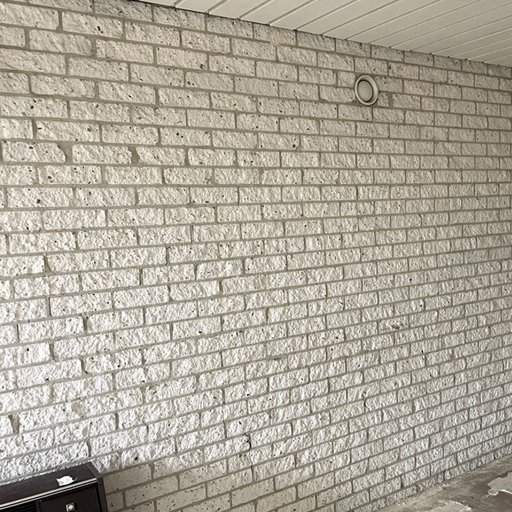
#> input picture Code/img.png, 512 x 512 px
$ python -i normal.py   (imports and definitions only)   (older library calls are emulated)
#> lines starting #> are read from the running program, lines starting #| are printed output that depends on the picture
#> further down, picture is the input picture: shape (512, 512, 3); mean B, G, R 154.8, 168.2, 174.3
import cv2
import numpy as np
import matplotlib.pyplot as plt

def High_Pass_Filter(img,radius = 100):
    # get the size
    rows, cols = img.shape
    # fft
    dft = np.fft.fft2(img)
    dft_shift = np.fft.fftshift(dft)

    # High Pass Filter
    crow, ccol = rows // 2, cols // 2
    mask = np.zeros((rows, cols), np.uint8)
    cv2.circle(mask, (ccol, crow), radius, 1, -1)

    # Apply the filter
    dft_shift_filtered = dft_shift * mask

    # IFFT
    f_ishift = np.fft.ifftshift(dft_shift_filtered)
    img_back = np.fft.ifft2(f_ishift)
    img_back = np.abs(img_back)
    return img_back

def generate_height_map(img):

    # transfer to gray
    gray = cv2.cvtColor(img, cv2.COLOR_BGR2GRAY)

    # map to 0 - 255
    height_map = cv2.normalize(gray, None, 0, 255, cv2.NORM_MINMAX)

    # 转为uint8
    height_map = height_map.astype(np.uint8)
    return height_map

def retinex_decomposition(img, sigma=15):
    """
    Retinex decomposition: img = R * S
    S: grandient for calculating normal map
    R: texture
    """
#> called with sigma = 15
    # 防止 log(0)
    img = img.astype(np.float32) / 255.0
    img[img <= 0] = 1e-4
#> img: shape (512, 512, 3) float32; mean of channels 0, 1, 2 0.607, 0.659, 0.683

    if img.shape[2] == 3:
        img = cv2.cvtColor(img, cv2.COLOR_BGR2GRAY)
#> img: shape (512, 512) float32

    # log(I)
    log_I = np.log(img)

    # log(S): 平滑版本
    log_S = cv2.GaussianBlur(log_I, (15,15), 5,5)

    # log(R) texture
    log_R = log_I - log_S

    # 回到原始域
    S = np.exp(log_S)
    R = np.exp(log_R)

    S = np.clip(S * 255.0, 0, 255).astype(np.uint8)
    S = cv2.equalizeHist(S)
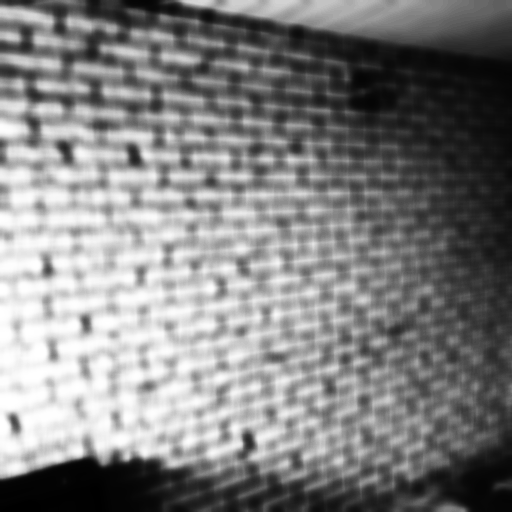
#> S: shape (512, 512); min 0, max 255, mean 129.2
    return S

def generate_normal_map(img, strength = 3.0):

#> called with strength = 3
    if img is None:
        raise ValueError("Cannot load image: ")

    img = img.astype(np.float32) / 255.0

    # get gradient
    sobel_x = cv2.Sobel(img, cv2.CV_32F, 1, 0, ksize=3)
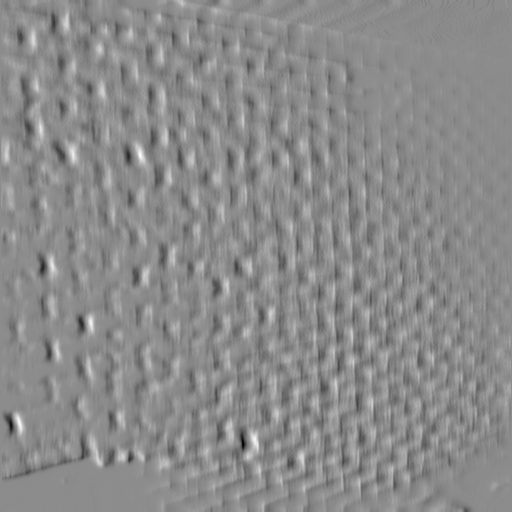
#> sobel_x: shape (512, 512) float32; min -1.35, max 1.11, mean -0.00934; drawn with min black and max white
    sobel_y = cv2.Sobel(img, cv2.CV_32F, 0, 1, ksize=3)
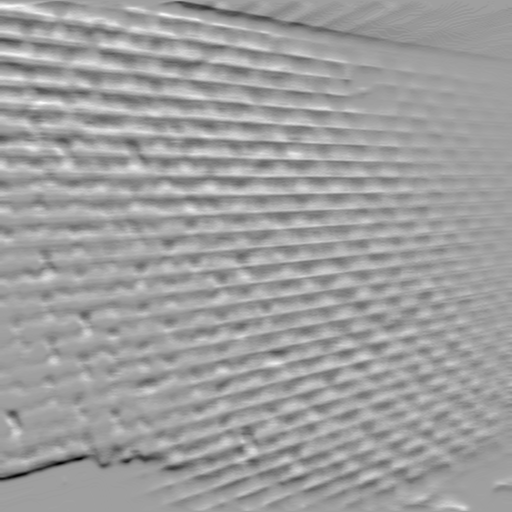
#> sobel_y: shape (512, 512) float32; min -1.56, max 0.933, mean -0.00585; drawn with min black and max white

    # apply strength
    sobel_x *= strength
    sobel_y *= strength

    normal_x = sobel_x
    normal_y = sobel_y
    normal_z = np.ones_like(img)
    normal_z = np.sqrt(np.clip(1.0 - normal_x**2 - normal_y**2, 0, 1))
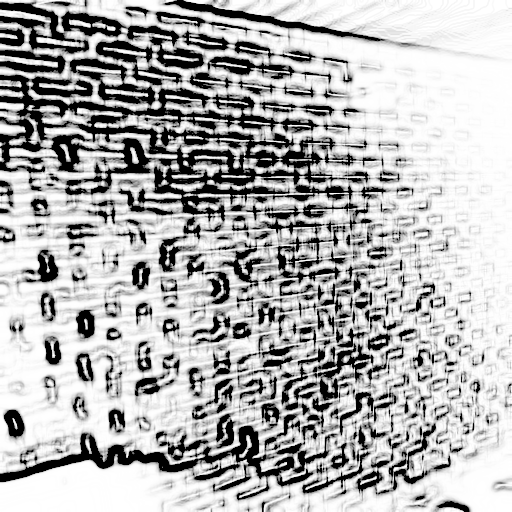
#> normal_z: shape (512, 512) float32; min 0, max 1, mean 0.699
    normals = np.stack((normal_x, normal_y, normal_z), axis=2)

    # normalize
    norms = np.linalg.norm(normals, axis=2, keepdims=True)
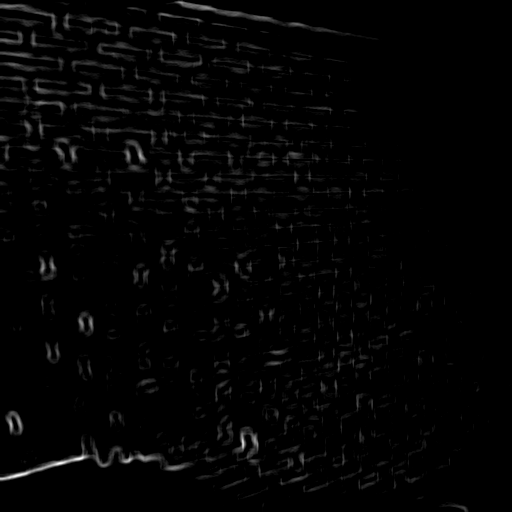
#> norms: shape (512, 512, 1) float32; min 1, max 4.77, mean 1.06; drawn with min black and max white
    normals /= norms
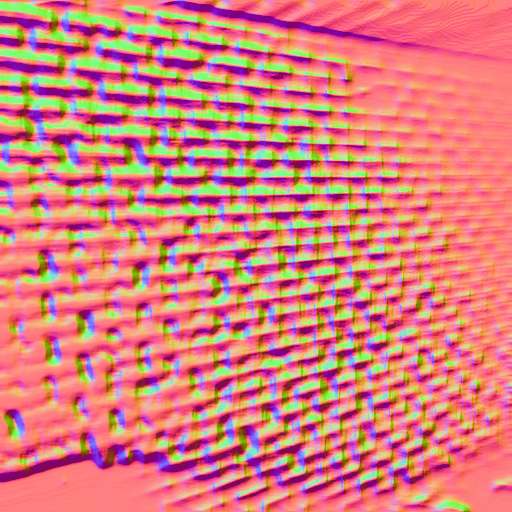
#> normals: shape (512, 512, 3) float32; mean of channels 0, 1, 2 -0.0249, -0.013, 0.699; drawn with min black and max white

    # map [-1,1] to [0,255]
    normals = (normals + 1.0) * 0.5 * 255.0
    normals = normals.astype(np.uint8)

    normal_map = cv2.merge((normals[:,:,2], normals[:,:,1], normals[:,:,0]))
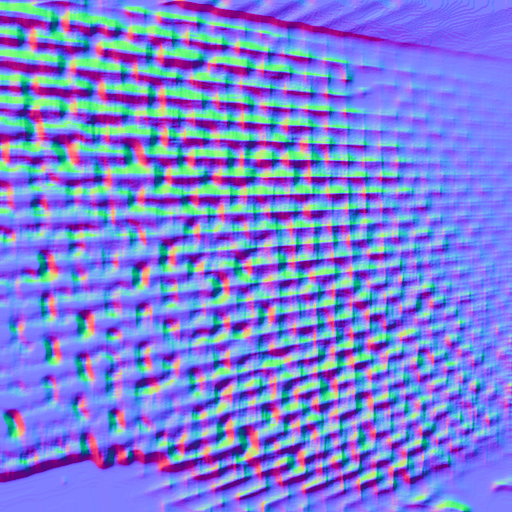
#> normal_map: shape (512, 512, 3); mean of channels 0, 1, 2 216.1, 125.4, 123.9; drawn as B, G, R
    return normal_map

def getNormal(img):
    img = retinex_decomposition(img)
    normal_map = generate_normal_map(img)
    return normal_map

# [16 lines of commented-out code are left out]

>>> import cv2
>>> picture = cv2.imread('img.png')
>>> result = getNormal(picture)

$ run again, on Code/guide.png
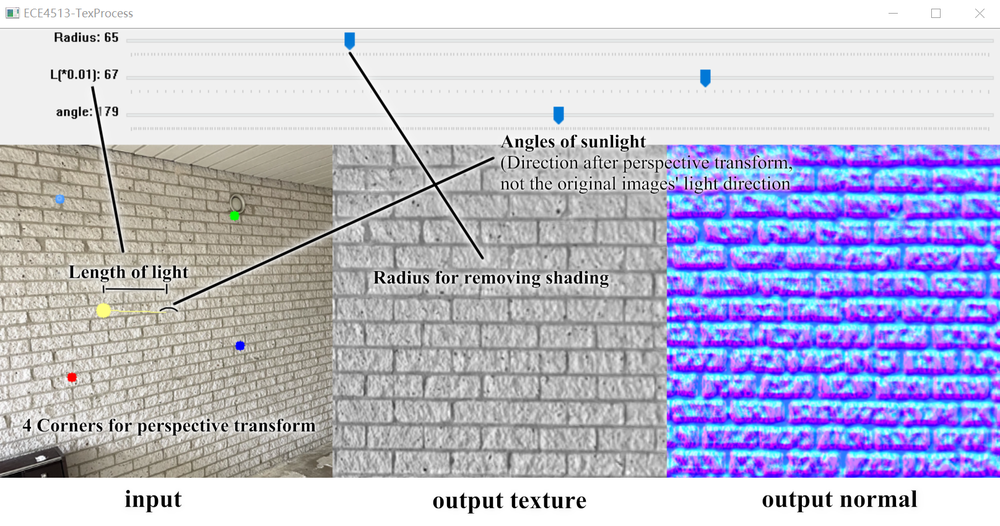
#> input picture Code/guide.png, 1000 x 526 px, shrunk from 1615 x 850 before the run
#> picture is the input picture: shape (526, 1000, 3); mean B, G, R 210.6, 187, 188
#> in generate_normal_map, `normals /= norms`:
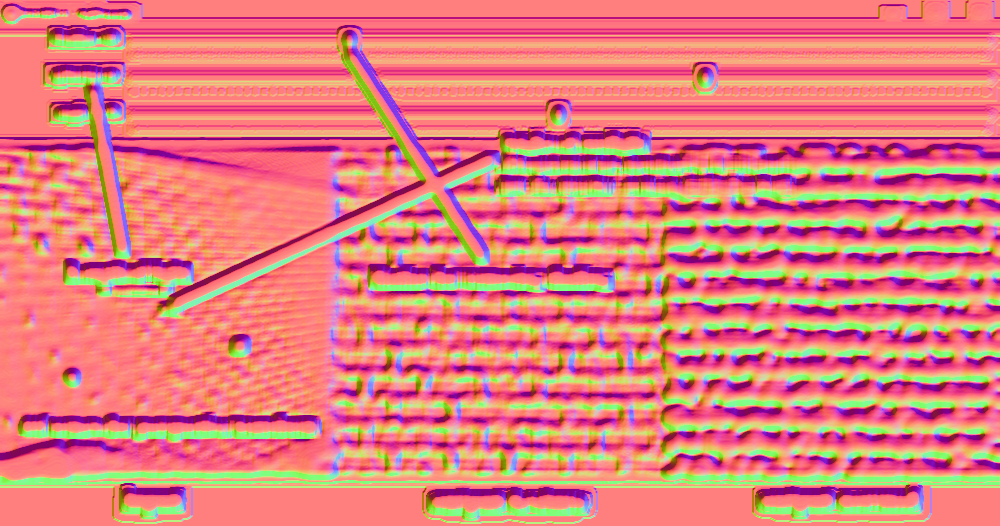
#> normals: shape (526, 1000, 3) float32; mean of channels 0, 1, 2 -0.00382, -0.00791, 0.766; drawn with min black and max white
#> in generate_normal_map, `normal_map = cv2.merge((normals[:,:,2], normals[:,:,1], normals[:,:,0]))`:
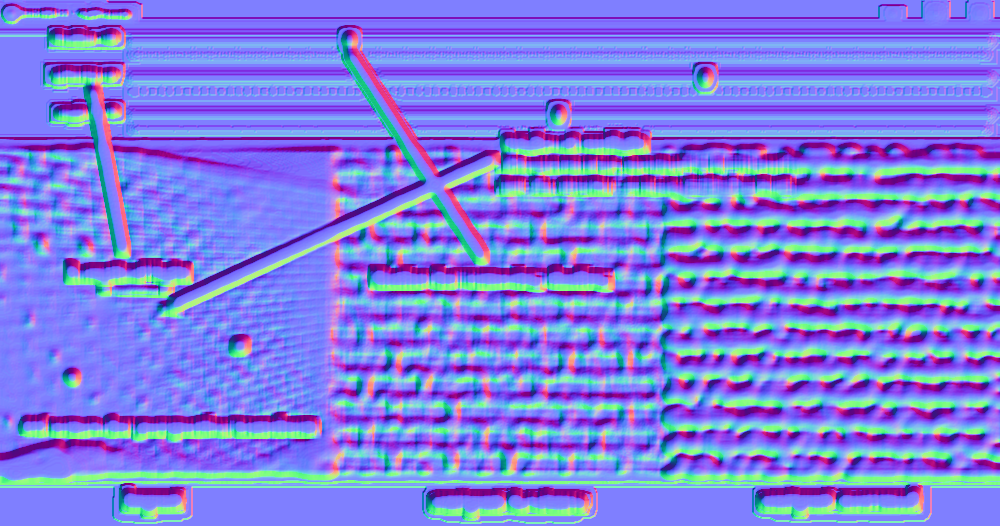
#> normal_map: shape (526, 1000, 3); mean of channels 0, 1, 2 224.6, 126, 126.6; drawn as B, G, R
